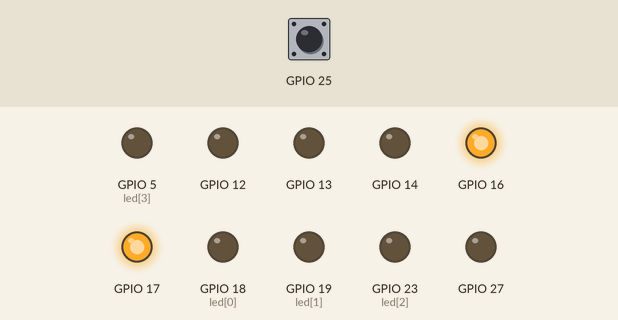
Simulated run of this sketch. Board: ESP32. On the bench: output pins drawn as LEDs (lit = HIGH). Dashed ring = blinking. The test bench sets the inputs (shaded band); at power-on: GPIO 25 HIGH.

Above: at 1.5 s.
1.6 s: GPIO 25 pulled LOW for 0.15 s
At 2.0 s:
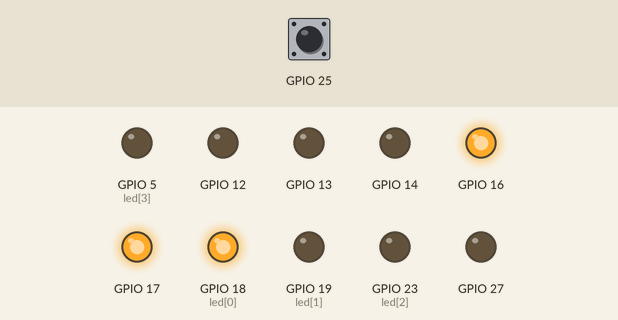
3.2 s: GPIO 25 pulled LOW for 1 s
At 4.5 s:
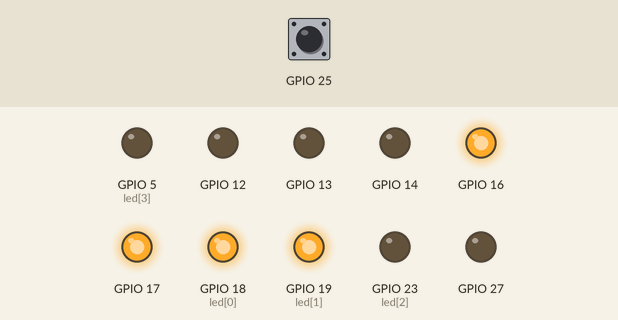
5.7 s: GPIO 25 pulled LOW for 0.15 s
At 6.4 s:
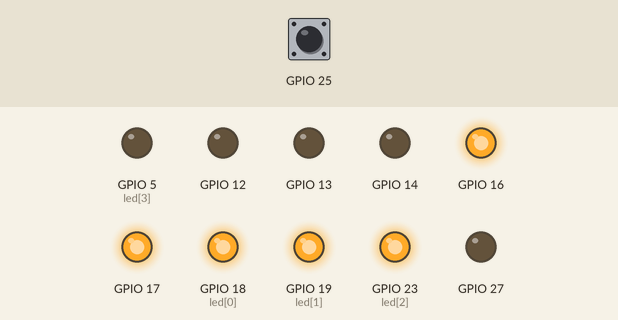
7.3 s: GPIO 25 pulled LOW for 3.2 s
At 11.7 s:
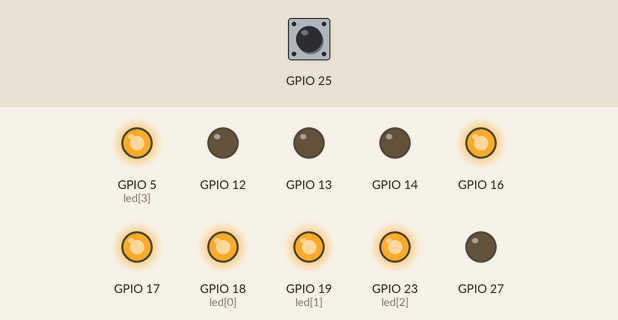
12.0 s: GPIO 25 pulled LOW for 0.15 s
At 12.3 s:
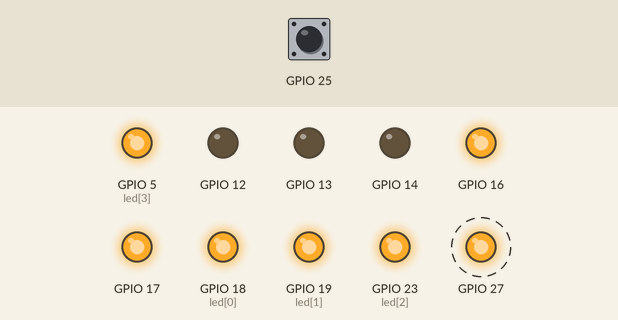
Timing chart, 0 to 14.8 s (numbered marks = the images above; inputs shaded):
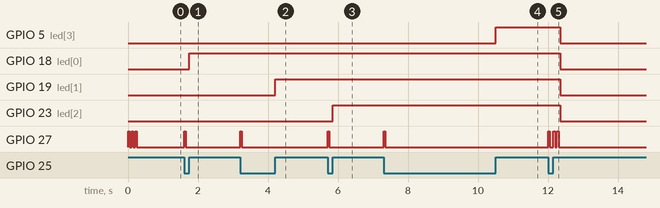

Measured:
- after the input at 1.6 s, GPIO 18 (led[0]): LOW → HIGH after 0.15 s; GPIO 27: LOW → HIGH at once, → LOW 0.05 s later
- after the input at 3.2 s, GPIO 19 (led[1]): LOW → HIGH after 1.0 s; GPIO 27: LOW → HIGH at once, → LOW 0.05 s later
- after the input at 5.7 s, GPIO 23 (led[2]): LOW → HIGH after 0.15 s; GPIO 27: LOW → HIGH at once, → LOW 0.05 s later
- after the input at 7.3 s, GPIO 5 (led[3]): LOW → HIGH after 3.2 s; GPIO 27: LOW → HIGH at once, → LOW 0.05 s later
- after the input at 12.0 s, GPIO 5 (led[3]), GPIO 18 (led[0]), GPIO 19 (led[1]), GPIO 23 (led[2]): HIGH → LOW after 0.35 s; GPIO 27: alternates HIGH for 0.05 s and LOW for 0.08 s, 6 changes in all, then stays LOW, starting at once

The sketch:

PB_Counter.ino
```cpp
#define ledR(x) digitalWrite(14,x? HIGH:LOW)
#define ledY(x) digitalWrite(12,x? HIGH:LOW)
#define ledG(x) digitalWrite(13,x? HIGH:LOW)
#define buzz(x) digitalWrite(27,x? HIGH:LOW)
#define rly1(x) digitalWrite(16,x? LOW:HIGH)
#define rly2(x) digitalWrite(17,x? LOW:HIGH)
#define pb1 digitalRead(25)
#define pb2 digitalRead(26)

int led[4]={18, 19, 23, 5};

void setup()
{ for(int i=0 ;i<=3 ;i++) pinMode(led[i],OUTPUT);
  for(int i=12;i<=14;i++) pinMode(i,OUTPUT);
  pinMode(27,OUTPUT);
  pinMode(16,OUTPUT);
  pinMode(17,OUTPUT);
  pinMode(25,INPUT_PULLUP);
  pinMode(26,INPUT_PULLDOWN);

  Serial.begin(9600);
  rly1(0);  rly2(0);  //RELAY BOTH OFF
  beep(3,50);
}

char txt[100];
uint8_t cnt=0;
void loop()
{ if(pb1==0)
  { beep(1,50);
    cnt++;

    while(pb1==0);

    checkCnt();
    delay(200);
  }
}

void checkCnt()
{ if(cnt==1)  digitalWrite(led[0],HIGH);
  if(cnt==2)  digitalWrite(led[1],HIGH);
  if(cnt==3)  digitalWrite(led[2],HIGH);
  if(cnt==4)  digitalWrite(led[3],HIGH);
  if(cnt==5)
  { cnt=0;
    beep(2,50);
    for(uint8_t i=0;i<4;i++)
      digitalWrite(led[i],LOW);
  }
  return;
}

void beep(uint8_t bil, uint16_t tempoh)
{ for(uint8_t i=0;i<bil;i++)
  { buzz(1);  delay(tempoh);
    buzz(0);  delay(tempoh);
  }
}

void trafficLight()
{ ledY(0);  ledR(1);  delay(3000);
  ledR(0);  ledG(1);  delay(3000);
  ledG(0);  ledY(1);  delay(2000);
}
```
